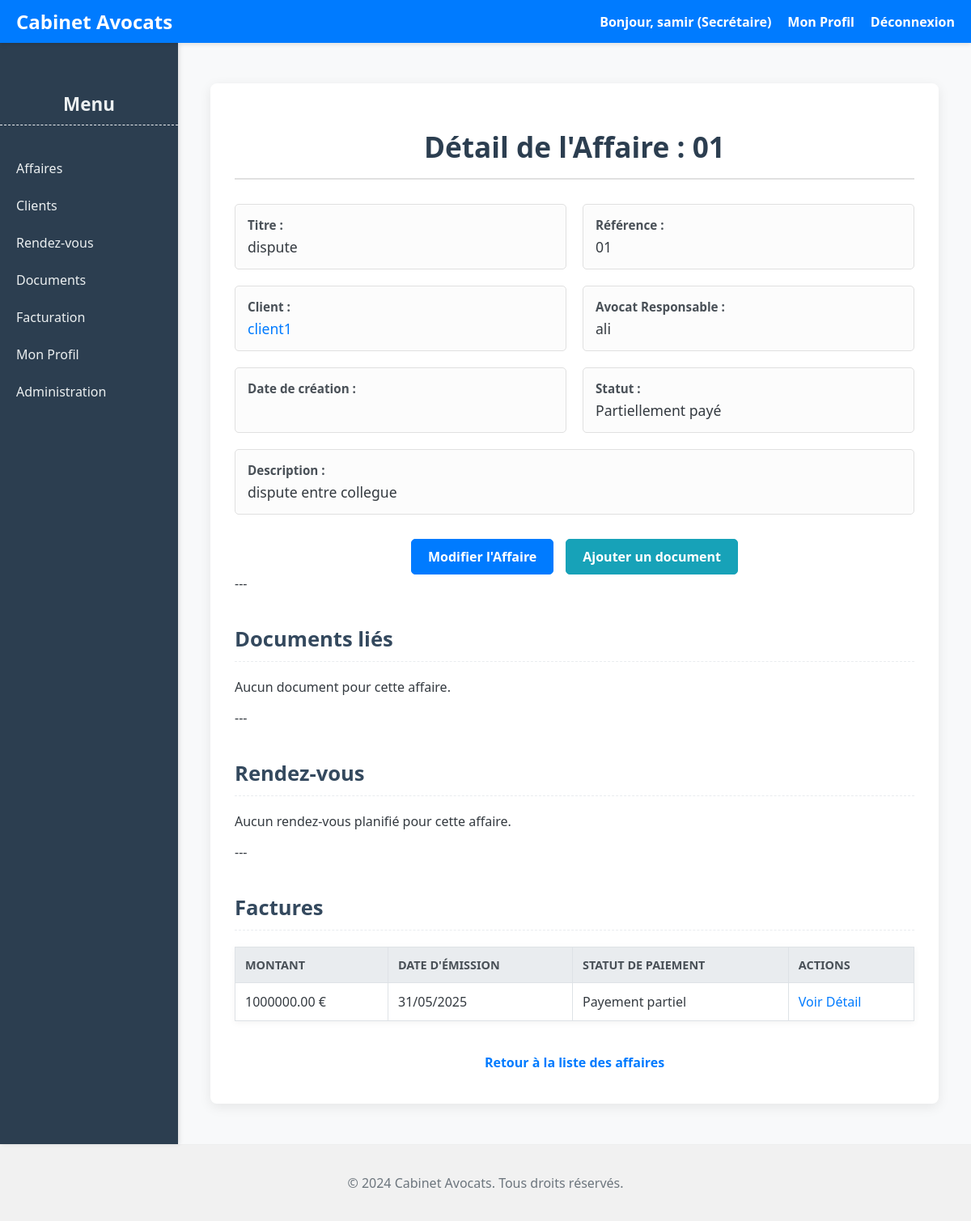
Screenshot of /clients/1/dossiers/1/ (signed in) with the database file from the repository.
### utilisateurs/models.py (models this page shows, shortened)
class Utilisateur(AbstractUser):
    ROLE_CHOICES = [
        ("AVOCAT", "Avocat"),
        ("SECRETAIRE", "Secrétaire")
    ]
    adresse = models.TextField()
    telephone = models.CharField(max_length=12, null=True, blank=True)
    role = models.CharField( max_length=20, choices=ROLE_CHOICES, default="SECRETAIRE", # Rôle par défaut si non spécifié
        verbose_name="Rôle",
        help_text="Le rôle de l'utilisateur au sein du cabinet (Avocat ou Secrétaire)."
    )
    groups = models.ManyToManyField( Group, verbose_name='groupes', blank=True, help_text='Les groupes auxquels cet utilisateur appartient. Un utilisateur '
                  'obtiendra toutes les permissions accordées à chacun de ses groupes.',
        related_name="utilisateur_set",  # Nom unique pour éviter les conflits
        related_query_name="utilisateur",
    )
    user_permissions = models.ManyToManyField( Permission, verbose_name='permissions utilisateur', blank=True, help_text='Permissions spécifiques pour cet utilisateur.',
        related_name="utilisateur_set",  # Nom unique pour éviter les conflits
        related_query_name="utilisateur",
    )
    class Meta:
        verbose_name = "Utilisateur"
        verbose_name_plural = "Utilisateurs"
        ordering = ['username'] # Tri par nom d'utilisateur par défaut
    def get_full_name(self):
        return super().get_full_name() # Utilise la méthode de AbstractUser

### affaire/models.py (models this page shows, shortened)
class Affaire(models.Model):
    STATUT_CHOICES = [
        ('EN_ATTENTE', 'En attente'),
        ('PAYE', 'Payé'),
        ('PARTIELLEMENT_PAYE', 'Partiellement payé'),
        ('ANNULE', 'Annulé'),
        ('CLOTURE', 'Clôturé'),
    ]
    client = models.ForeignKey( Client, on_delete=models.CASCADE, verbose_name="Client associé", related_name="affaires")
    reference = models.CharField( max_length=50, unique=True, verbose_name="Référence de l'affaire")
    date_ouverture = models.DateField( verbose_name="Date d'ouverture", null=True, blank=True)
    statut = models.CharField( max_length=20, choices=STATUT_CHOICES, verbose_name="Statut de l'affaire", default='EN_ATTENTE')
    description = models.TextField( verbose_name="Description détaillée", blank=True )
    avocat_responsable = models.ForeignKey(
        Utilisateur,  # Utilisation de votre modèle personnalisé
        on_delete=models.SET_NULL,
        null=True,
        blank=True,
        verbose_name="Avocat responsable",
        related_name="affaires_en_charge",
        limit_choices_to={'role': 'AVOCAT'}  # Restreint le choix aux utilisateurs avec rôle AVOCAT
    )
    titre = models.CharField( max_length=200, verbose_name="Titre de l'affaire" )
    date_cloture = models.DateField( verbose_name="Date de clôture", null=True, blank=True )
    frais = models.DecimalField( max_digits=10, decimal_places=2, verbose_name="Frais juridiques", default=0.00, validators=[MinValueValidator(0)] )
    class Meta:
        verbose_name = "Affaire"
        verbose_name_plural = "Affaires"
        ordering = ['-date_ouverture']
        permissions = [
            ("changer_statut", "Peut modifier le statut des affaires"),
            ("voir_toutes_affaires", "Peut voir toutes les affaires (même celles des autres avocats)"),
        ]

### clients/models.py (models this page shows, shortened)
class Client(models.Model):
    nom = models.CharField(max_length=100)
    type_client = models.CharField(choices=[("PARTICULIER", "Particulier"), ("ENTREPRISE", "Entreprise")], max_length=20) # Ajout de max_length
    email = models.EmailField()
    telephone = models.CharField(max_length=20)
    adresse = models.TextField()
    date_creation = models.DateTimeField(auto_now_add=True)

### facturation/models.py (models this page shows, shortened)
class Facture(models.Model):
    affaire = models.ForeignKey(
        Affaire,
        on_delete=models.CASCADE, # Ou models.SET_NULL, selon votre logique métier
        related_name='factures',  # <-- Le related_name que vous voulez
        verbose_name="Affaire associée"
    )
    montant = models.DecimalField(max_digits=10, decimal_places=2)
    date_emission = models.DateField()
    statut_paiement = models.CharField(choices=[("PAYE", "Payé"), ("EN_ATTENTE", "En attente"), ("PAYEMENT_PARTIEL", "Payement partiel")], max_length=20) # Ajout de max_length

### affaire/views.py (the view)
# urls.py: path('<int:pk>/', views.detail_affaire, name='detail_affaire'),
@login_required
def detail_affaire(request, pk):
    affaire = get_object_or_404(Affaire.objects.select_related('client'), pk=pk)
    documents = affaire.documents.all().order_by('-date_upload')
    rendezvous = affaire.rendezvous.all().order_by('date_debut')
    factures = affaire.factures.all().order_by('-date_emission')
    context = {
        'affaire': affaire,
        'documents': documents,
        'rendezvous': rendezvous,
        'factures': factures,
        'titre_page': f"Détail de l'affaire : {affaire.reference}",
    }
    return render(request, 'affaire/detail_affaire.html', context)

### affaire/templates/affaire/detail_affaire.html (shortened to what this page needs)
{% extends "base.html" %}
{% block content %}
    <div class="detail-container">
        <h1>Détail de l'Affaire : {{ affaire.reference }}</h1>
        <div class="info-grid">
            <div class="info-block">
                <label>Titre :</label> <span>{{ affaire.titre }}</span>
            </div>
            <div class="info-block">
                <label>Référence :</label> <span>{{ affaire.reference }}</span>
            </div>
            <div class="info-block">
                <label>Client :</label>
                <span>
                    {% if affaire.client %}
                        <a href="{% url 'clients:detail_client' pk=affaire.client.pk %}">{{ affaire.client.nom }}</a>
                    {% else %}
                        N/A
                    {% endif %}
                </span>
            </div>
            <div class="info-block">
                <label>Avocat Responsable :</label>
                <span>
                    {% if affaire.avocat_responsable %}
                        {{ affaire.avocat_responsable.get_full_name|default:affaire.avocat_responsable.username }}
                    {% else %}
                        Non assigné
                    {% endif %}
                </span>
            </div>
            <div class="info-block">
                <label>Date de création :</label>
            </div>
            <div class="info-block">
                <label>Statut :</label> <span class="statut-{{ affaire.statut|lower }}">{{ affaire.get_statut_display }}</span>
            </div>
        </div>
        <div class="info-block" style="grid-column: 1 / -1;">
            <label>Description :</label> <span>{{ affaire.description|linebreaksbr|default:"Aucune description fournie." }}</span>
        </div>
        <div class="action-buttons">
            <a href="{% url 'affaire:modifier_affaire' pk=affaire.pk %}" class="btn btn-primary">Modifier l'Affaire</a>
            <a href="{% url 'dossiers:modifier' pk=affaire.pk %}" class="btn btn-info">Ajouter un document</a>
        </div>
        ---
        <h2>Documents liés</h2>
        {% if documents %}
            <table>
                <thead>
                    <tr>
                        <th>Fichier</th>
                        <th>Date d'upload</th>
                        <th>Uploader</th>
                        <th>Actions</th>
                    </tr>
                </thead>
                <tbody>
                    {% for doc in documents %}
                    <tr>
                        <td data-label="Fichier"><a href="{{ doc.fichier.url }}" target="_blank">{{ doc.titre }}</a></td>
                        <td data-label="Date d'upload">{{ doc.date_upload|date:"d/m/Y H:i" }}</td>
                        <td data-label="Uploader">
                            {% if doc.uploader %}
                                {{ doc.uploader.get_full_name|default:doc.uploader.username }}
                            {% else %}
                                N/A
                            {% endif %}
                        </td>
                        <td data-label="Actions">
                            <a href="{{ doc.fichier.url }}" download="{{ doc.fichier.name }}">Télécharger</a> |
                            <a href="{% url 'dossiers:detail_document' pk=doc.pk %}">Voir Détail</a>
                        </td>
                    </tr>
                    {% endfor %}
                </tbody>
            </table>
        {% else %}
            <p>Aucun document pour cette affaire.</p>
        {% endif %}
        ---
        <h2>Rendez-vous</h2>
        {% if rendezvous %}
            <table>
                <thead>
                    <tr>
                        <th>Titre</th>
                        <th>Début</th>
                        <th>Fin</th>
                        <th>Lieu</th>
                        <th>Participants</th>
                        <th>Actions</th>
                    </tr>
                </thead>
                <tbody>
                    {% for rv in rendezvous %}
                    <tr>
                        <td data-label="Titre">{{ rv.titre }}</td>
                        <td data-label="Début">{{ rv.date_debut|date:"d/m/Y H:i" }}</td>
                        <td data-label="Fin">{{ rv.date_fin|date:"d/m/Y H:i" }}</td>
                        <td data-label="Lieu">{{ rv.lieu|default:"Non spécifié" }}</td>
                        <td data-label="Participants">
                            {% for participant in rv.participants.all %}
                                {{ participant.get_full_name|default:participant.username }}{% if not forloop.last %}, {% endif %}
                            {% empty %}
                                Aucun
                            {% endfor %}
                        </td>
                        <td data-label="Actions">
                            <a href="{% url 'calendrier:modifier_rendezvous' pk=rv.pk %}">Modifier</a> |
                            <a href="{% url 'calendrier:supprimer_rendezvous' pk=rv.pk %}">Supprimer</a>
                        </td>
                    </tr>
                    {% endfor %}
                </tbody>
            </table>
        {% else %}
            <p>Aucun rendez-vous planifié pour cette affaire.</p>
        {% endif %}
        ---
        <h2>Factures</h2>
        {% if factures %}
            <table>
                <thead>
                    <tr>
                        <th>Montant</th>
                        <th>Date d'émission</th>
                        <th>Statut de paiement</th>
                        <th>Actions</th>
                    </tr>
                </thead>
                <tbody>
                    {% for facture in factures %}
                    <tr>
                        <td data-label="Montant">{{ facture.montant }} €</td>
                        <td data-label="Date d'émission">{{ facture.date_emission|date:"d/m/Y" }}</td>
                        <td data-label="Statut de paiement" class="statut-{{ facture.statut_paiement|lower }}">{{ facture.get_statut_paiement_display }}</td>
                        <td data-label="Actions">
                            <a href="{% url 'facturation:detail_facture' pk=facture.pk %}">Voir Détail</a>
                        </td>
                    </tr>
                    {% endfor %}
                </tbody>
            </table>
        {% else %}
            <p>Aucune facture pour cette affaire.</p>
        {% endif %}
        <div class="action-buttons">
            <a href="{% url 'affaire:liste_affaires' %}" class="btn btn-secondary">Retour à la liste des affaires</a>
        </div>
    </div>
{% endblock %}

### templates/base.html (shortened to what this page needs)
<!DOCTYPE html>
<html lang="fr">
<head>
</head>
<body>
    <header>
        <a href="{% url 'affaire:liste_affaires' %}" class="app-title">Cabinet Avocats</a>
        <nav id="mainNav">
            {% if user.is_authenticated %}
                <span>Bonjour, {{ user.first_name|default:user.username }} ({{ user.get_role_display }})</span>
                <a href="{% url 'utilisateurs:profil' %}">Mon Profil</a>
                <a href="{% url 'utilisateurs:logout' %}">Déconnexion</a>
            {% else %}
                <a href="{% url 'utilisateurs:login' %}">Connexion</a>
            {% endif %}
        </nav>
    </header>
    <div class="main-wrapper">
        <aside class="sidebar" id="sidebar">
            {% include '_sidebar.html' %}
        </aside>
        <main class="content-wrapper">
            {% block content %}{% endblock %}
        </main>
    </div>
    <footer>
        <p>&copy; 2024 Cabinet Avocats. Tous droits réservés.</p>
    </footer>
</body>
</html>

### templates/base.html (style rules this page uses)
body { font-family: 'Segoe UI', Tahoma, Geneva, Verdana, sans-serif; margin: 0; background-color: #f8f9fa; color: #343a40; display: flex; min-height: 100vh; flex-direction: column; }
header { background-color: #007bff; padding: 10px 20px; color: white; display: flex; justify-content: space-between; align-items: center; box-shadow: 0 2px 5px rgba(0,0,0,0.1); flex-shrink: 0; position: sticky; top: 0; z-index: 1000; }
header .app-title { font-size: 1.5em; font-weight: bold; color: white; text-decoration: none; flex-shrink: 0; }
header nav { display: flex; gap: 20px; align-items: center; }
header nav a, header nav span { color: white; text-decoration: none; font-weight: bold; transition: color 0.3s ease; white-space: nowrap; }
.main-wrapper { display: flex; flex-grow: 1; }
.sidebar { width: 220px; background-color: #2c3e50; color: white; padding: 20px 0; box-shadow: 2px 0 5px rgba(0,0,0,0.1); flex-shrink: 0; transition: transform 0.3s ease-in-out; overflow-y: auto; z-index: 999; }
.content-wrapper { flex-grow: 1; padding: 20px; overflow-y: auto; }
footer { text-align: center; margin-top: auto; padding: 20px; color: #6c757d; border-top: 1px solid #eee; background-color: #f1f1f1; flex-shrink: 0; }
@media (min-width: 1025px) { .sidebar { width: 220px; } }
@media (min-width: 1025px) { .content-wrapper { padding: 20px; } }

### affaire/templates/affaire/detail_affaire.html (style rules this page uses)
.detail-container { background-color: #ffffff; padding: 30px; border-radius: 8px; box-shadow: 0 4px 15px rgba(0, 0, 0, 0.08); max-width: 900px; margin: 30px auto; box-sizing: border-box; }
h1 { color: #2c3e50; text-align: center; margin-bottom: 30px; font-size: 2.2em; border-bottom: 2px solid #e0e0e0; padding-bottom: 15px; }
h2 { color: #34495e; margin-top: 40px; margin-bottom: 20px; font-size: 1.6em; border-bottom: 1px dashed #e9ecef; padding-bottom: 10px; }
.info-grid { display: grid; grid-template-columns: repeat(auto-fit, minmax(280px, 1fr)); gap: 20px; margin-bottom: 20px; }
.info-block { padding: 15px; border: 1px solid #e0e0e0; border-radius: 5px; background-color: #fcfcfc; }
.info-block label { font-weight: bold; color: #495057; display: block; margin-bottom: 5px; font-size: 0.95em; }
.info-block span { color: #343a40; font-size: 1.1em; display: block; }
table { width: 100%; border-collapse: collapse; margin-top: 15px; box-shadow: 0 2px 8px rgba(0,0,0,0.05); background-color: #fff; }
th, td { border: 1px solid #dee2e6; padding: 12px; text-align: left; vertical-align: top; }
th { background-color: #e9ecef; color: #495057; font-weight: bold; text-transform: uppercase; font-size: 0.9em; }
a { color: #007bff; text-decoration: none; transition: color 0.2s ease; }
.action-buttons { margin-top: 30px; text-align: center; display: flex; justify-content: center; gap: 15px; }
.btn { padding: 10px 20px; border-radius: 5px; text-decoration: none; font-weight: bold; transition: background-color 0.2s ease, transform 0.2s ease; display: inline-flex; align-items: center; justify-content: center; gap: 5px; }
.btn-primary { background-color: #007bff; color: white; border: 1px solid #007bff; }
.btn-info { background-color: #17a2b8; color: white; border: 1px solid #17a2b8; }

### rows the page displays
Utilisateur: first_name "samir", role "Secrétaire"
Affaire: reference "01", titre "dispute", client.nom "client1", avocat_responsable.get_full_name "ali", statut "Partiellement payé", description "dispute entre collegue"
Facture: montant "1000000.00", date_emission "31/05/2025", statut_paiement "Payement partiel"
